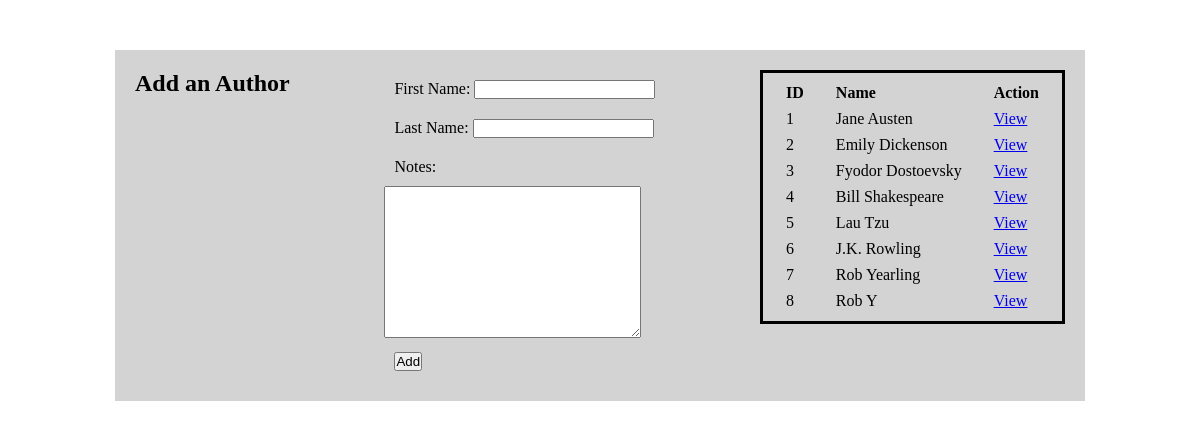
The page /author on the database its author committed.
### bookAuthApp/models.py (models this page shows)
class Author(models.Model):
    first_name = models.CharField(max_length=255)
    books = models.ManyToManyField(Book, related_name="authors")
    last_name = models.CharField(max_length=255)
    notes = models.TextField()
    created_at = models.DateTimeField(auto_now_add=True)
    updated_at = models.DateTimeField(auto_now=True)

### bookAuthApp/views.py (the view)
# urls.py: path('author', views.author),
def author(request):
    context = {
        "the_auths" : Author.objects.all(), #Author Class model.py
    }
    return render(request, "author.html", context)

### bookAuthApp/templates/author.html (shortened to what this page needs)
<!DOCTYPE html>
<html lang="en">
<head>
    {% load static %}
    <link rel="stylesheet" href="{% static 'css/style.css' %}">
</head>
<body>
    <div id="container">
        <div class="row">
            <h2>Add an Author</h2>
            <div class="form">
                <form action="/auth" method="post">
                    <p>First Name: <input type="text" name="a_first" id=""> </p>
                    <p>Last Name: <input type="text" name="a_last" id=""> </p>
                    <p>Notes:</p>
                    <textarea name="a_notes" id="" cols="30" rows="10"></textarea>
                    <p><input class="btn" type="submit" value="Add"></p>
                </form>
            </div>
            <div class="table">
                <table>
                    <tr>
                        <th>ID</th>
                        <th>Name</th>
                        <th>Action</th>
                    </tr>
                    {% for a in the_auths %}
                    <tr>
                        <td> {{ a.id }} </td>
                        <td> {{ a.first_name }} {{ a.last_name }} </td>
                        <td><a href="/authinfo/{{a.id}}">View</a></td>
                    </tr>
                    {% endfor %}
                </table>
            </div>
        </div>
    </div>
</body>
</html>

### bookAuthApp/static/css/style.css (style rules this page uses)
* { margin: 0; padding: 0; }
body { margin: 0 auto; width: 970px; }
p { padding: 10px; }
#container { background-color: lightgrey; margin: 50px 0; padding: 20px; }
.row { display: flex; justify-content: space-between; }
table { border: 3px solid black; padding: 6px; }
th, td { padding: 3px 15px; text-align: left; }

### rows shown on the page
Author: id "1", first_name "Jane", last_name "Austen"
Author: id "2", first_name "Emily", last_name "Dickenson"
Author: id "3", first_name "Fyodor", last_name "Dostoevsky"
Author: id "4", first_name "Bill", last_name "Shakespeare"
Author: id "5", first_name "Lau", last_name "Tzu"
Author: id "6", first_name "J.K.", last_name "Rowling"
Author: id "7", first_name "Rob", last_name "Yearling"
Author: id "8", first_name "Rob", last_name "Y"
